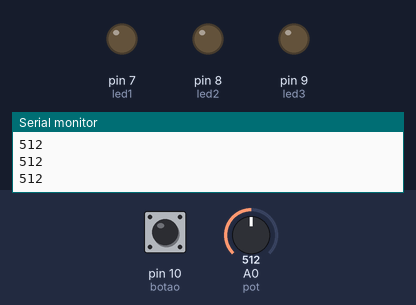
Simulated run of this sketch. Board: Arduino Uno, built with avr-gcc and run on an emulated ATmega328P. On the bench: output pins drawn as LEDs (lit = HIGH), the last lines printed to the serial monitor. The test bench sets the inputs (shaded band); at power-on: A0 (pot) = 512, pin 10 (botao) LOW.

Above: at 2.2 s.
2.3 s: A0 (pot) set to 689
3.8 s: A0 (pot) set to 709
At 4.6 s:
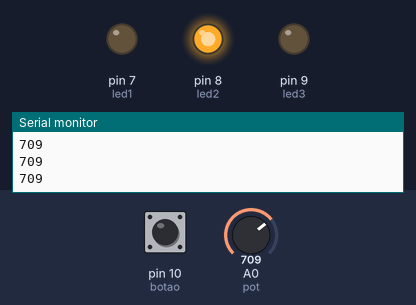
5.3 s: pin 10 (botao) pulled HIGH for 0.15 s
At 5.51 s:
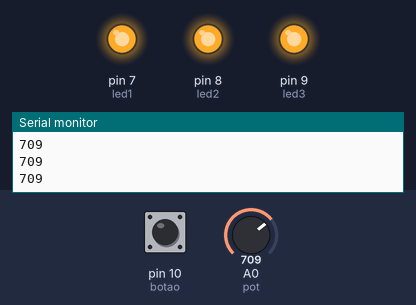
7.1 s: pin 10 (botao) pulled HIGH for 1 s
At 9.4 s:
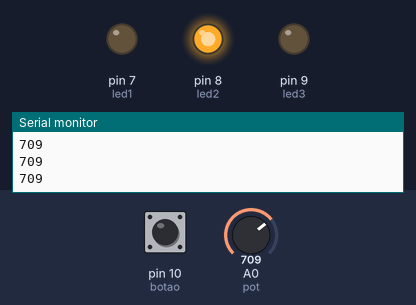
9.7 s: pin 10 (botao) pulled HIGH for 3.2 s
At 11.0 s:
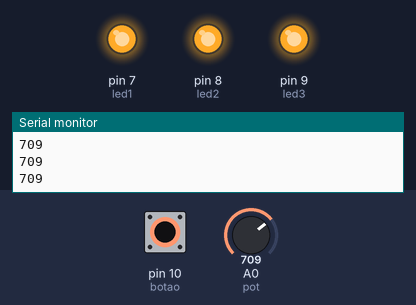
14.5 s: A0 (pot) set to 690
At 15.1 s:
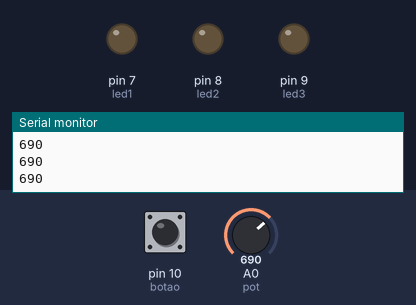
Timing chart, 0 to 17.1 s (numbered marks = the images above; inputs shaded):
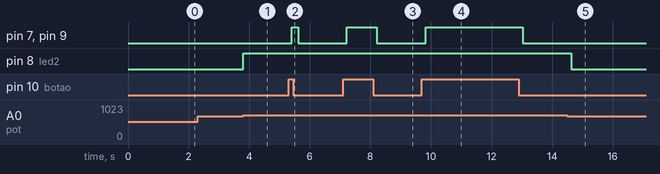

The sketch:

09_if_else.ino
```cpp
const int botao = 10;

const int led1 = 7;
const int led2 = 8;
const int led3 = 9;

const int pot = 0;  //porta do potenciometro


void setup() {
  Serial.begin(9600);//porta serial
  Serial.println("inicializando ...");
  delay(1000);

  pinMode(botao, INPUT);//entarda

  pinMode(led1, OUTPUT);//saida
  digitalWrite(led1, LOW);//led inicializa desligado


  pinMode(led2, OUTPUT);//saida
  digitalWrite(led2, LOW);//led inicializa desligado

  pinMode(led3, OUTPUT);//saida
  digitalWrite(led3, LOW);//led inicializa desligado


}


void loop() {

  if(digitalRead(botao) == 1){
     digitalWrite(led1, HIGH);// led liga
  }else{
      digitalWrite(led1, LOW);//led  desliga
  }

  Serial.println(analogRead(pot));
  delay(200);

  if(analogRead(pot) > 700){
     digitalWrite(led2, HIGH);// led liga

  }else{
     digitalWrite(led2, LOW);//led  desliga
  }


  if(analogRead(pot) >=700 && digitalRead(botao) == 1){
     digitalWrite(led3, HIGH);// led liga

  }else{
     digitalWrite(led3, LOW);//led  desliga
  }


}
```

Measured:
- the behaviour switches between 700 and 701 on A0 (pot) (found by bisection; images 0 and 1)
- after the input at 3.8 s, pin 8 (led2): LOW → HIGH at once
- after the input at 5.3 s, pin 7 (led1), pin 9 (led3): LOW → HIGH after 0.11 s, → LOW 0.20 s later
- after the input at 7.1 s, pin 7 (led1), pin 9 (led3): LOW → HIGH after 0.12 s, → LOW 1.0 s later
- after the input at 9.7 s, pin 7 (led1), pin 9 (led3): LOW → HIGH after 0.12 s, → LOW 3.2 s later
- after the input at 14.5 s, pin 8 (led2): HIGH → LOW after 0.14 s
